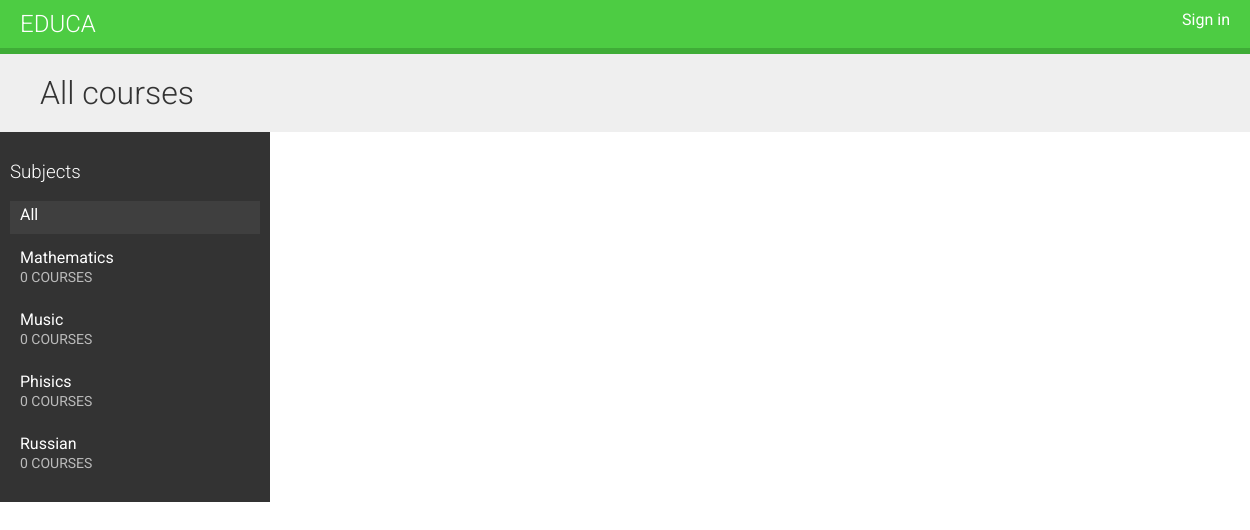
The app's page /, older data.
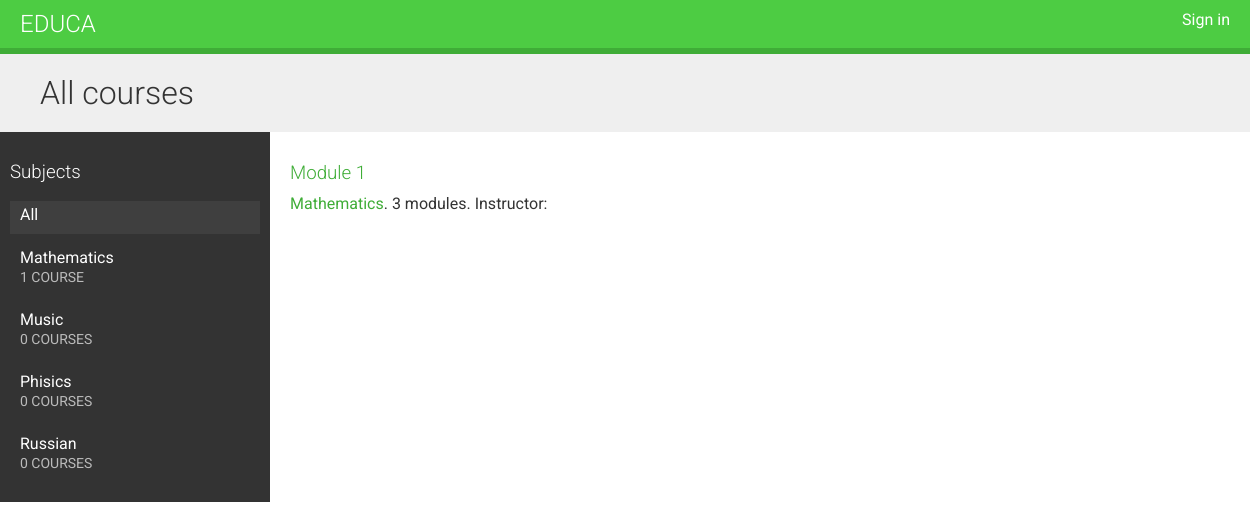
The same page, newer data.
### courses/models.py (models this page shows, shortened)
class Subject(models.Model):
    title = models.CharField(max_length=200)
    slug = models.SlugField(max_length=200, unique=True)
    class Meta:
        ordering = ['title']
    def __str__(self):
        return self.title

class Course(models.Model):
    owner = models.ForeignKey(User,
                              related_name='courses_created',
                              on_delete=models.CASCADE)
    subject = models.ForeignKey(Subject,
                                related_name='courses',
                                on_delete=models.CASCADE)
    title = models.CharField(max_length=200)
    slug = models.SlugField(max_length=200, unique=True)
    overview = models.TextField()
    created = models.DateTimeField(auto_now_add=True)
    students = models.ManyToManyField(User,
                                      related_name='courses_joined',
                                      blank=True)
    class Meta:
        ordering = ['-created']

### courses/views.py (the view)
# urls.py: path("", CourseListView.as_view(), name="course_list"),
class CourseListView(TemplateResponseMixin, View):
    model = Course
    template_name = "courses/course/list.html"
    def get(self, request, subject=None):
        subjects = cache.get("all_subjects")
        if not subjects:
            subjects = Subject.objects.annotate(total_courses=Count("courses"))
            cache.set("all_subjects", subjects)
        all_courses = Course.objects.annotate(total_modules=Count("modules"))
        if subject:
            subject = get_object_or_404(Subject, slug=subject)
            key = f"subject_{subject.id}_courses"
            courses = cache.get(key)
            if not courses:
                courses = all_courses.filter(subject=subject)
                cache.set(key, courses)
        else:
            courses = cache.get("all_courses")
            if not courses:
                courses = all_courses
                cache.set("all_courses", courses)
        return self.render_to_response(
            {"subjects": subjects, "subject": subject, "courses": courses}
        )

### courses/templates/courses/course/list.html (shortened to what this page needs)
{% extends "base.html" %}
{% block content %}
  <h1>
    {% if subject %}
      {{ subject.title }} courses
    {% else %}
      All courses
    {% endif %}
  </h1>
  <div class="contents">
    <h3>Subjects</h3>
    <ul id="modules">
      <li {% if not subject %}class="selected"{% endif %}>
        <a href="{% url "course_list" %}">All</a>
      </li>
      {% for s in subjects %}
        <li {% if subject == s %}class="selected"{% endif %}>
          <a href="{% url "course_list_subject" s.slug %}">
            {{ s.title }}
            <br>
            <span>{{ s.total_courses }} course{{ s.total_courses|pluralize }}</span>
          </a>
        </li>
      {% endfor %}
    </ul>
  </div>
  <div class="module">
    {% for course in courses %}
      {% with subject=course.subject %}
        <h3>
          <a href="{% url "course_detail" course.slug %}">
            {{ course.title }}
          </a>
        </h3>
        <p>
          <a href="{% url "course_list_subject" subject.slug %}">{{ subject }}</a>.
            {{ course.total_modules }} modules.
            Instructor: {{ course.owner.get_full_name }}
        </p>
      {% endwith %}
    {% endfor %}
  </div>
{% endblock %}

Row changes from the older to the newer data that the page shows:
computed for Subject "Mathematics": total_courses "0" → "1"
added Course: title "Module 1", subject "Mathematics", total_modules "3"
